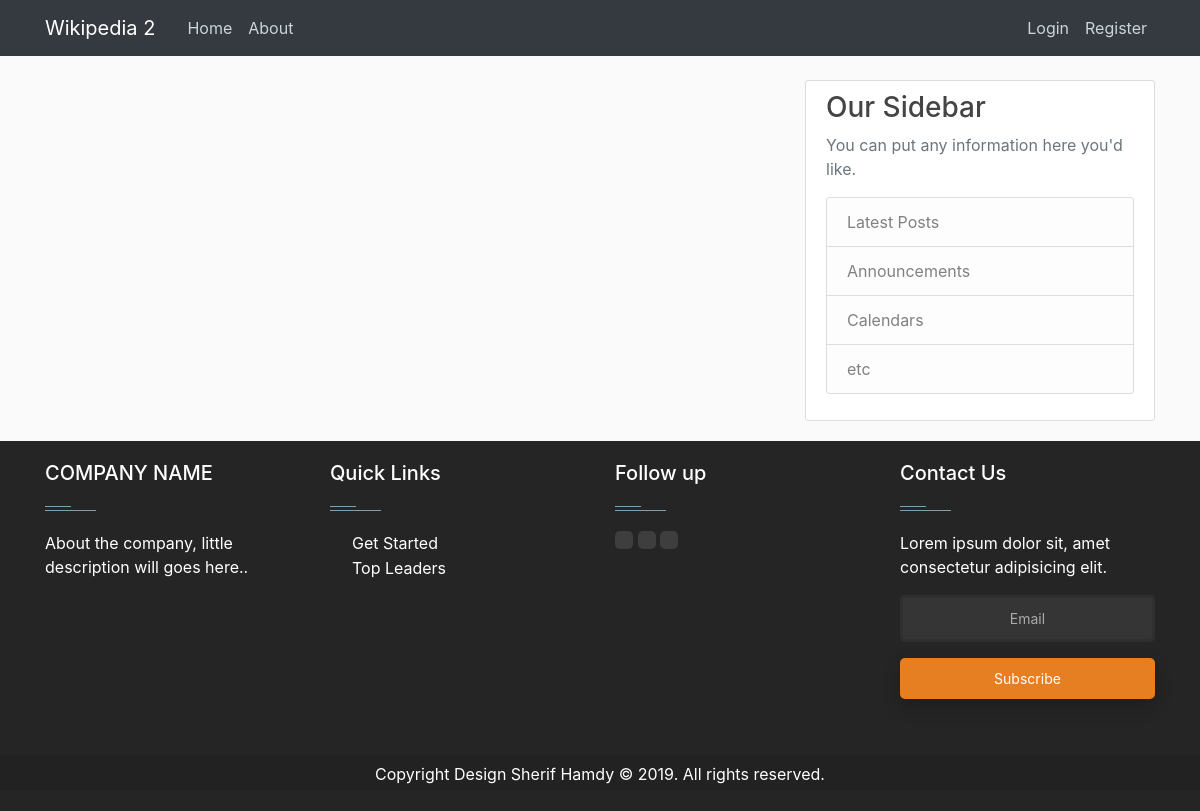
The app's page /, older data.
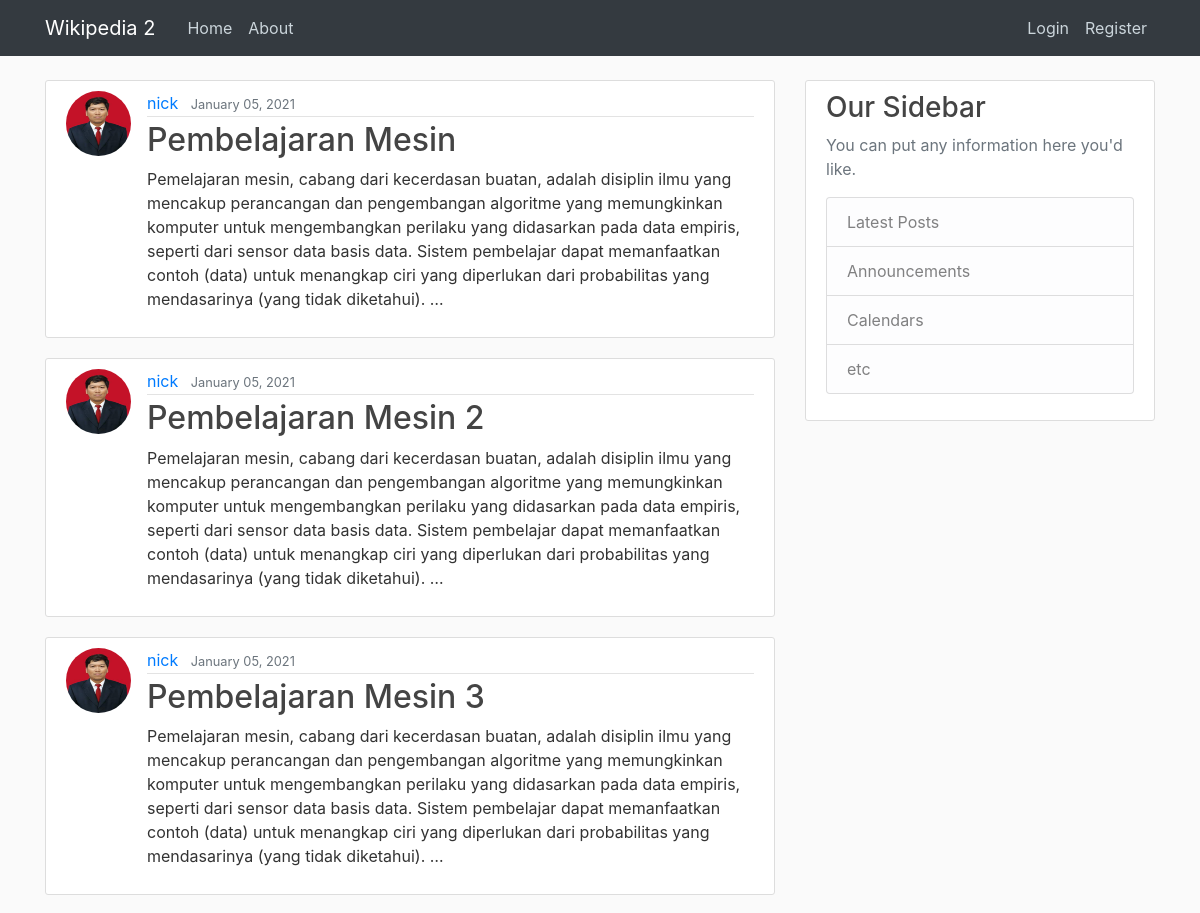
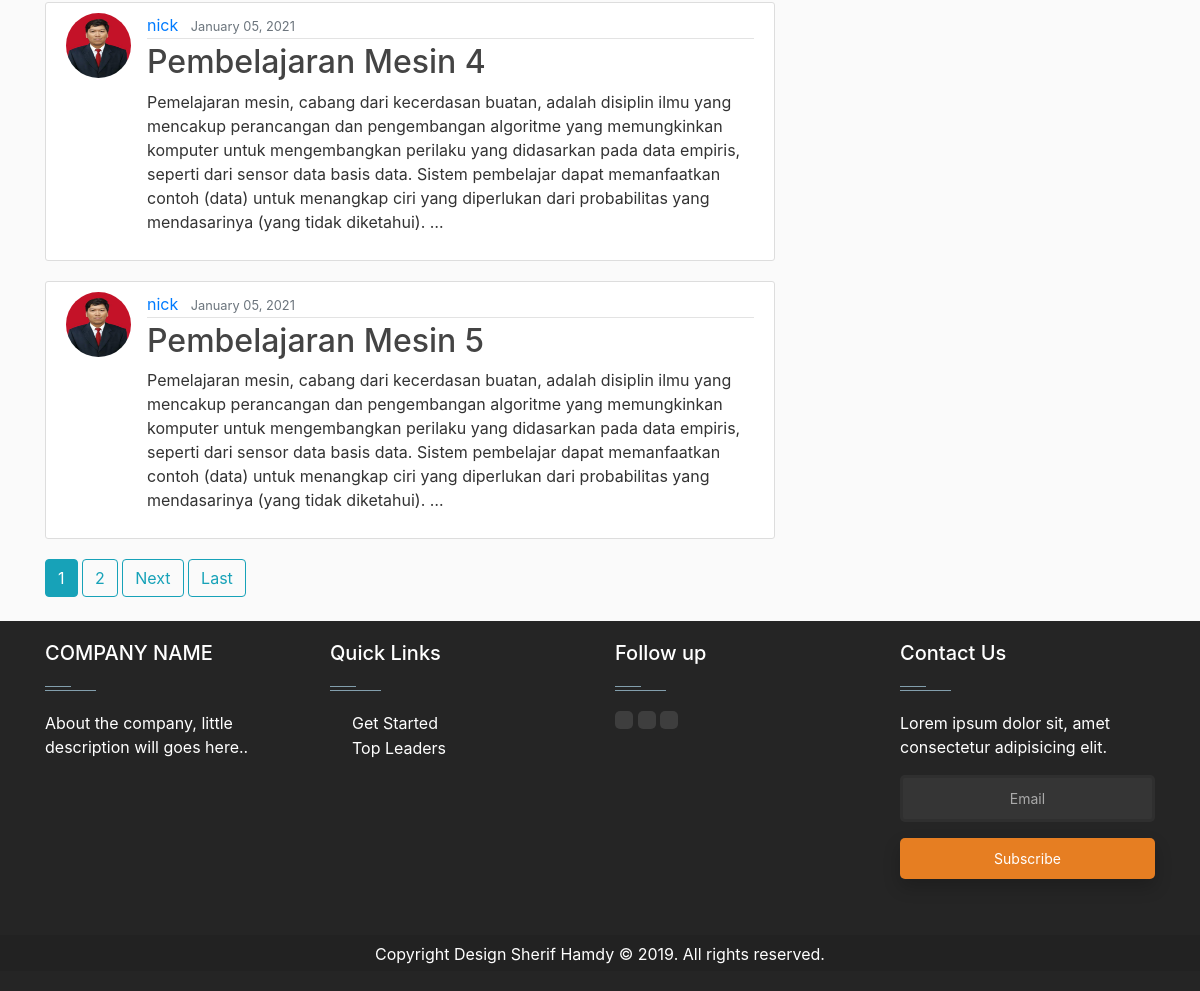
The same page, newer data (2 pictures, top to bottom).
### blog/models.py (models this page shows, shortened)
class Post(models.Model):
    title = models.CharField(max_length=100)
    content = models.TextField()
    date_posted = models.DateTimeField(default=timezone.now)
    author = models.ForeignKey(User, on_delete=models.CASCADE)

### users/models.py (models this page shows, shortened)
class Profile(models.Model):
    user = models.OneToOneField(User, on_delete=models.CASCADE)
    image = models.ImageField(default="default.jpg", upload_to="profile_pics")

### blog/views.py (the view)
# urls.py: path("", PostListView.as_view(), name="blog-home"),
class PostListView(ListView):
    model = Post
    template_name = "blog/home.html"  # <app>/<model>_<viewtype>.html
    context_object_name = "posts"
    paginate_by = 5

### blog/templates/blog/home.html (shortened to what this page needs)
{% extends "blog/base.html" %}
{% block content %}
   {% for post in posts %}
      <article class="media content-section">
        <img class="rounded-circle article-img" src="{{ post.author.profile.image.url }}">
        <div class="media-body">
          <div class="article-metadata">
            <a class="mr-2" href="{% url 'user-posts' post.author.username %}">{{ post.author }}</a>
            <small class="text-muted">{{ post.date_posted|date:"F d, Y" }}</small>
          </div>
          <h2><a class="article-title" href="{%url 'post-detail' post.id%}">{{ post.title }}</a></h2>
          <p class="article-content">{{ post.content|truncatewords:50 }}</p>
        </div>
      </article>
   {% endfor %}
   {% if is_paginated %}
     {% for num in page_obj.paginator.page_range %}
       {% if page_obj.number == num %}
         <a class="btn btn-info mb-4" href="?page={{ num }}">{{ num }}</a>
       {% elif num > page_obj.number|add:'-3' and num < page_obj.number|add:'3' %}
         <a class="btn btn-outline-info mb-4" href="?page={{ num }}">{{ num }}</a>
       {% endif %}
     {% endfor %}
     {% if page_obj.has_next %}
        <a class="btn btn-outline-info mb-4" href="?page={{ page_obj.next_page_number }}">Next</a>
        <a class="btn btn-outline-info mb-4" href="?page={{ page_obj.paginator.num_pages }}">Last</a>
     {% endif %}
   {% endif %}
{% endblock content %}

### blog/templates/blog/base.html (shortened to what this page needs)
{% load static %}
<!DOCTYPE html>
<html>
<head>
    <link rel="stylesheet" href="https://maxcdn.bootstrapcdn.com/bootstrap/4.0.0/css/bootstrap.min.css">
    <link rel="stylesheet" type="text/css" href="{% static 'blog/main.css' %}">
</head>
<body>
    <header class="site-header">
  <nav class="navbar navbar-expand-md navbar-dark bg-dark fixed-top">
    <div class="container">
      <a class="navbar-brand mr-4" href="/">Wikipedia 2</a>
      <div class="collapse navbar-collapse" id="navbarToggle">
        <div class="navbar-nav mr-auto">
          <a class="nav-item nav-link" href="{% url 'blog-home'%}">Home</a>
          <a class="nav-item nav-link" href="{% url 'blog-about'%}">About</a>
        </div>
        <div class="navbar-nav">
          {% if user.is_authenticated %}
            <a class="nav-item nav-link" href="{% url 'post-create' %}">New Post</a>
            <a class="nav-item nav-link" href="{% url 'profile' %}">Profile</a>
            <a class="nav-item nav-link" href="{% url 'logout' %}">Logout</a>
          {% else %}
            <a class="nav-item nav-link" href="{% url 'login' %}">Login</a>
            <a class="nav-item nav-link" href="{% url 'register' %}">Register</a>
          {% endif %}
        </div>
      </div>
    </div>
  </nav>
</header>
<main role="main" class="container">
  <div class="row">
    <div class="col-md-8">
      {% block content %}{% endblock %}
    </div>
    <div class="col-md-4">
      <div class="content-section">
        <h3>Our Sidebar</h3>
        <p class='text-muted'>You can put any information here you'd like.
          <ul class="list-group">
            <li class="list-group-item list-group-item-light">Latest Posts</li>
            <li class="list-group-item list-group-item-light">Announcements</li>
            <li class="list-group-item list-group-item-light">Calendars</li>
            <li class="list-group-item list-group-item-light">etc</li>
          </ul>
        </p>
      </div>
    </div>
  </div>
</main>
<footer id="footer" class="footer-1">
<div class="main-footer widgets-dark typo-light">
<div class="container">
<div class="row">
  <div class="col-xs-12 col-sm-6 col-md-3">
<div class="widget subscribe no-box">
<h5 class="widget-title">COMPANY NAME<span></span></h5>
<p>About the company, little description will goes here.. </p>
</div>
</div>
<div class="col-xs-12 col-sm-6 col-md-3">
<div class="widget no-box">
<h5 class="widget-title">Quick Links<span></span></h5>
<ul class="thumbnail-widget">
<li>
<div class="thumb-content"><a href="#.">&nbsp;Get Started</a></div>
</li>
<li>
<div class="thumb-content"><a href="#.">&nbsp;Top Leaders</a></div>
</li>
</ul>
</div>
</div>
      <div class="col-xs-12 col-sm-6 col-md-3">
<div class="widget no-box">
<h5 class="widget-title">Follow up<span></span></h5>
            <a href="#"> <i class="fa fa-facebook"> </i> </a>
            <a href="#"> <i class="fa fa-twitter"> </i> </a>
            <a href="#"> <i class="fa fa-youtube"> </i> </a>
</div>
</div>
<br>
  <br>
<div class="col-xs-12 col-sm-6 col-md-3">
<div class="widget no-box">
<h5 class="widget-title">Contact Us<span></span></h5>
            <p>Lorem ipsum dolor sit, amet consectetur adipisicing elit.</p>
  <div class="emailfield">
<input type="text" name="email" value="Email">
<input class="submitbutton ripplelink" type="submit" value="Subscribe">
</div>
</div>
</div>
</div>
</div>
<div class="footer-copyright">
<div class="container">
<div class="row">
<div class="col-md-12 text-center">
<p>Copyright Design Sherif Hamdy © 2019. All rights reserved.</p>
</div>
</div>
</div>
</div>
</footer>
  </body>
</html>

### blog/static/blog/main.css (style rules this page uses)
body { background: #fafafa; color: #333333; margin-top: 5rem; }
h1, h2, h3, h4, h5, h6 { color: #444444; }
ul { margin: 0; }
.site-header .navbar-nav .nav-link { color: #cbd5db; }
.content-section { background: #ffffff; padding: 10px 20px; border: 1px solid #dddddd; border-radius: 3px; margin-bottom: 20px; }
.article-title { color: #444444; }
.article-content { white-space: pre-line; }
.article-img { height: 65px; width: 65px; margin-right: 16px; }
.article-metadata { padding-bottom: 1px; margin-bottom: 4px; border-bottom: 1px solid #e3e3e3 }
footer .main-footer { padding: 20px 0; background: #252525; }
footer ul { padding-left: 0; list-style: none; }
.footer-copyright { background: #222; padding: 5px 0; }
.footer-copyright p { color: #969696; margin: 2px 0 0; }
.widget { padding: 20px; margin-bottom: 40px; }
.widget.no-box { padding: 0; background-color: transparent; margin-bottom: 40px; box-shadow: none; -webkit-box-shadow: none; -moz-box-shadow: none; -ms-box-shadow: none; -o-box-shadow: none; }
.widget.subscribe p { margin-bottom: 18px; }
.widget li a { color: #fff; }
.widget-title { margin-bottom: 20px; }
.widget-title span { background: #839FAD none repeat scroll 0 0;display: block; height: 1px;margin-top: 25px;position: relative;width: 20%; }
.widget-title span::after { background: inherit;content: "";height: inherit; position: absolute;top: -4px;width: 50%; }
.typo-light h1, .typo-light h2, .typo-light h3, .typo-light h4, .typo-light h5, .typo-light h6, .typo-light p, .typo-light div, .typo-light span, .typo-light small { color: #fff; }
.fa { display: inline-block; font: normal normal normal 14px/1 FontAwesome; background-color: #3e3e3e; color: #fff; padding: 9px; border-radius: 5px; }
input[type="text"] { background: rgba(255,255,255,0.075); padding: 10px 15px; color: #aaa; border: 3px solid rgba(0,0,0,0.1); font-size: 14px; margin-bottom: 16px; border-radius: 5px; transition: all 0.2s cubic-bezier(0.4,0,0.2,1); transition-delay: 0.2s; text-align: center; width: 100%; }
input.submitbutton.ripplelink { background: #e67e22; border: 3px solid rgba(0,0,0,0.1); color: #fff; border-color: #e67e22; box-shadow: 0 8px 17px 0 rgba(0,0,0,0.2); transition-delay: 0s; width: 100%; font-size: 14px; border: 0px solid; transition: all 0.2s cubic-bezier(0.4,0,0.2,1); padding: 10px 15px; margin-bottom: 16px; border-radius: 5px; }
.thumb-content ::before { content: "\f190"; font-family: FontAwesome; font-style: normal; font-weight: normal; text-decoration: inherit; margin-left: 5px; color: ##ffffff; }

Row changes from the older to the newer data that the page shows:
added Post: author.profile.image (placeholder picture), author "nick", date_posted "January 05, 2021", title "Pembelajaran Mesin", content "Pemelajaran mesin, cabang dari kecerdasan buatan, adalah disiplin ilmu yang mencakup perancangan dan pengembangan algoritme yang memungkinkan komputer untuk mengembangkan perilaku yang didasarkan pada data empiris, seperti dari sensor data basis data. Sistem pembelajar dapat memanfaatkan contoh (data) untuk menangkap ciri yang diperlukan dari probabilitas yang mendasarinya (yang tidak diketahui). …"
added Post: author.profile.image (placeholder picture), author "nick", date_posted "January 05, 2021", title "Pembelajaran Mesin 2", content "Pemelajaran mesin, cabang dari kecerdasan buatan, adalah disiplin ilmu yang mencakup perancangan dan pengembangan algoritme yang memungkinkan komputer untuk mengembangkan perilaku yang didasarkan pada data empiris, seperti dari sensor data basis data. Sistem pembelajar dapat memanfaatkan contoh (data) untuk menangkap ciri yang diperlukan dari probabilitas yang mendasarinya (yang tidak diketahui). …"
added Post: author.profile.image (placeholder picture), author "nick", date_posted "January 05, 2021", title "Pembelajaran Mesin 3", content "Pemelajaran mesin, cabang dari kecerdasan buatan, adalah disiplin ilmu yang mencakup perancangan dan pengembangan algoritme yang memungkinkan komputer untuk mengembangkan perilaku yang didasarkan pada data empiris, seperti dari sensor data basis data. Sistem pembelajar dapat memanfaatkan contoh (data) untuk menangkap ciri yang diperlukan dari probabilitas yang mendasarinya (yang tidak diketahui). …"
added Post: author.profile.image (placeholder picture), author "nick", date_posted "January 05, 2021", title "Pembelajaran Mesin 4", content "Pemelajaran mesin, cabang dari kecerdasan buatan, adalah disiplin ilmu yang mencakup perancangan dan pengembangan algoritme yang memungkinkan komputer untuk mengembangkan perilaku yang didasarkan pada data empiris, seperti dari sensor data basis data. Sistem pembelajar dapat memanfaatkan contoh (data) untuk menangkap ciri yang diperlukan dari probabilitas yang mendasarinya (yang tidak diketahui). …"
added Post: author.profile.image (placeholder picture), author "nick", date_posted "January 05, 2021", title "Pembelajaran Mesin 5", content "Pemelajaran mesin, cabang dari kecerdasan buatan, adalah disiplin ilmu yang mencakup perancangan dan pengembangan algoritme yang memungkinkan komputer untuk mengembangkan perilaku yang didasarkan pada data empiris, seperti dari sensor data basis data. Sistem pembelajar dapat memanfaatkan contoh (data) untuk menangkap ciri yang diperlukan dari probabilitas yang mendasarinya (yang tidak diketahui). …"
Text that changed along with them:
new list line: "1"
new list line: "2"
text now shown: "Next Last"
